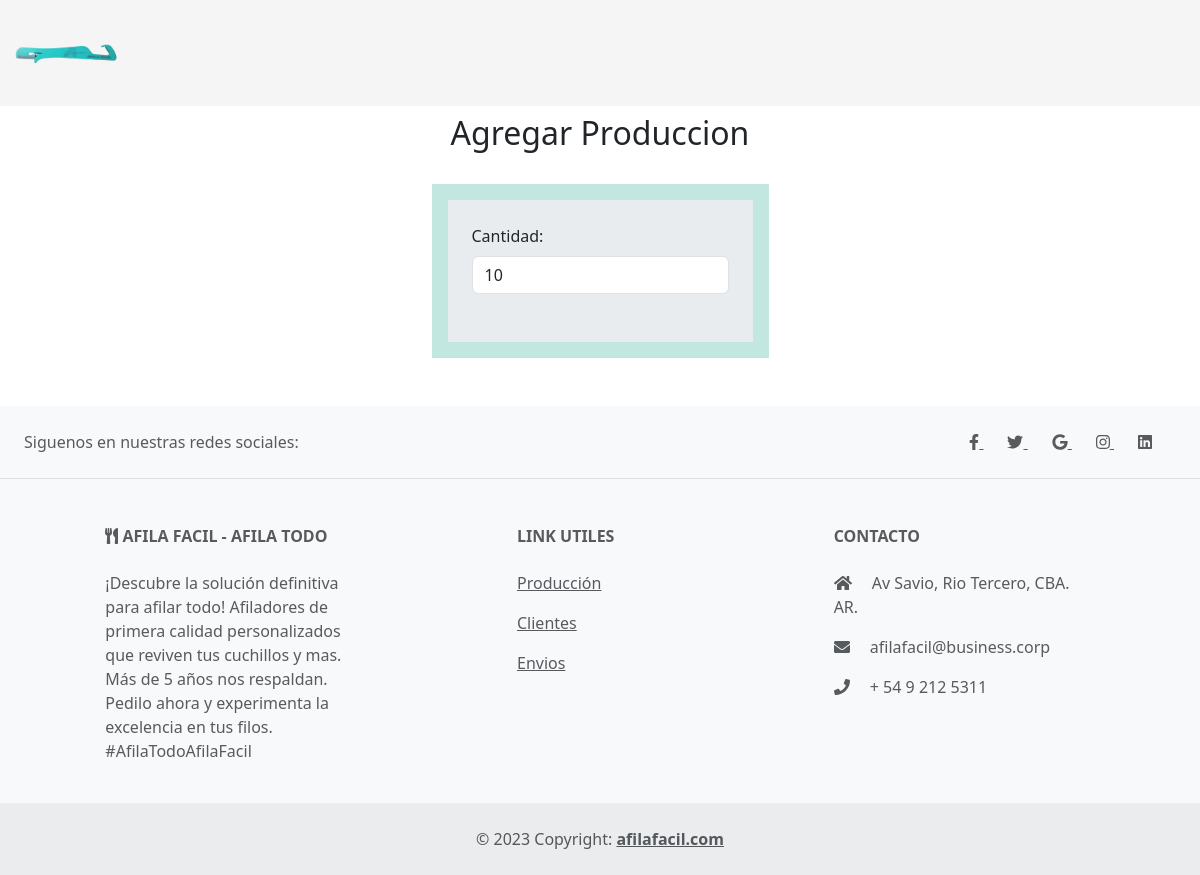
Before: /agregar_materias_produccion/5/ with the older database file.
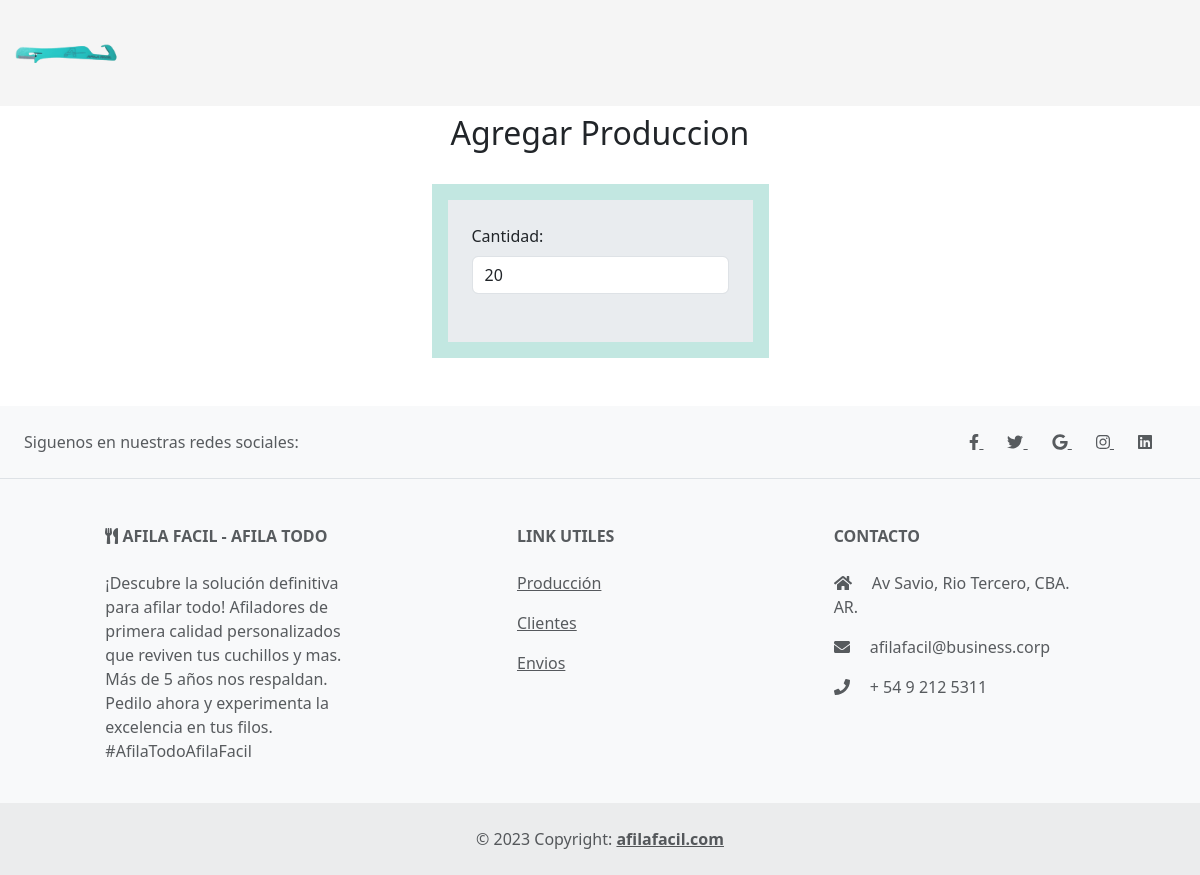
After: the same page with the newer database file.
### produccion/models.py (models this page shows, shortened)
class Produccion(models.Model):
    producto_completo = models.BooleanField(default=False)
    materias = models.ForeignKey(Materias, on_delete=models.CASCADE, related_name='produccion', null=True)
    produccion_cantidad = models.IntegerField(default=0)
    produccion_total = models.IntegerField(default=0)
    nombre = models.CharField(max_length=100, default='')
    class Meta:
        db_table = 'produccion'
        verbose_name = "Produccion"

### produccion/views.py (the view)
# urls.py: path('agregar_materias_produccion/<int:id>/',views.agregar_materias_produccion, name='agregar_materias_produccion'),
def agregar_materias_produccion(request, id):
    produccion = get_object_or_404(Produccion, pk=id)
    if request.method == 'POST':
        form = ProduccionCantidadForm(request.POST)
        if form.is_valid():
            nueva_cantidad = form.cleaned_data['cantidad']
            nueva_cantidad += produccion.produccion_cantidad
            if nueva_cantidad < 0:
                messages.error(request, "La cantidad no puede ser negativa")
                return render(request, 'agregar_materias_produccion.html', {'form': form, 'produccion': produccion})
            ids_seleccionados = form.cleaned_data['materias_seleccionadas']
            if ids_seleccionados is None:
                messages.error(request, "Tiene que seleccionar alguna materia prima")
                return render(request, 'agregar_materias_produccion.html', {'form': form, 'produccion': produccion})
            materias_seleccionadas = Materias.objects.filter(id__in=ids_seleccionados)
            minimo_cantidad_materias = min(materia.cantidad for materia in  materias_seleccionadas)
            for materia in materias_seleccionadas:
                if materia.cantidad >= nueva_cantidad:
                    materia.cantidad -= nueva_cantidad
                    materia.save()
                else:
                    messages.warning(request, f"No hay suficiente stock de {materia.nombre}")
                produccion.produccion_cantidad = nueva_cantidad
                total = sum(materia.precio * nueva_cantidad for materia in materias_seleccionadas)
                produccion.produccion_total = total
                produccion.save()
                return redirect('produccion')  # Agregamos el return aquí
            else:
                messages.warning(request, "No hay stock disponible")
                return render(request, 'agregar_materias_produccion.html', {'form': form, 'produccion': produccion})
        else:
            return render(request, 'agregar_materias_produccion.html', {'form': form, 'produccion': produccion})
    else:
        form = ProduccionCantidadForm(initial={
            'cantidad': produccion.produccion_cantidad
        })
    return render(request, 'agregar_materias_produccion.html', {'form': form, 'produccion': produccion})

### produccion/forms.py
class ProduccionCantidadForm(forms.Form):
    cantidad = forms.IntegerField() #min_value=0 si lo dejo no emitira mensaje
    materias_choices = [(materia.id, materia.nombre) for materia in Materias.objects.all()]
    materias_seleccionadas = forms.MultipleChoiceField(choices=materias_choices, widget=forms.CheckboxSelectMultiple())

### produccion/templates/agregar_materias_produccion.html (shortened to what this page needs)
{% extends "materias_primas/layout.html" %}
{% load static %}
{% block content %}
    <div class="container-fluid ">
        <div class="d-flex flex-column align-items-center">
          <h2 class="mb-3 mt-2">Agregar Produccion</h2>
          <div class="d-flex justify-content-center mt-3 mb-5" style="background-color: #c2e7e1;">
            <form class="m-3 p-4 bg-body-secondary" method="post" action="{% url 'agregar_materias_produccion' produccion.id %}"  enctype="multipart/form-data">
              <div class="row mb-4">
                <div class="form-outline w-100">
                <label class="form-label" for="cantidad">Cantidad: </label>
                <input type="number" id="cantidad" name="cantidad" class="form-control" value="{{ produccion.produccion_cantidad }}"/>
                </div>
            </div>
            </form>
        </div>
    </div>
  </div>
{% endblock %}

Changed rows visible on the page:
changed Produccion: cantidad "10" → "20"
